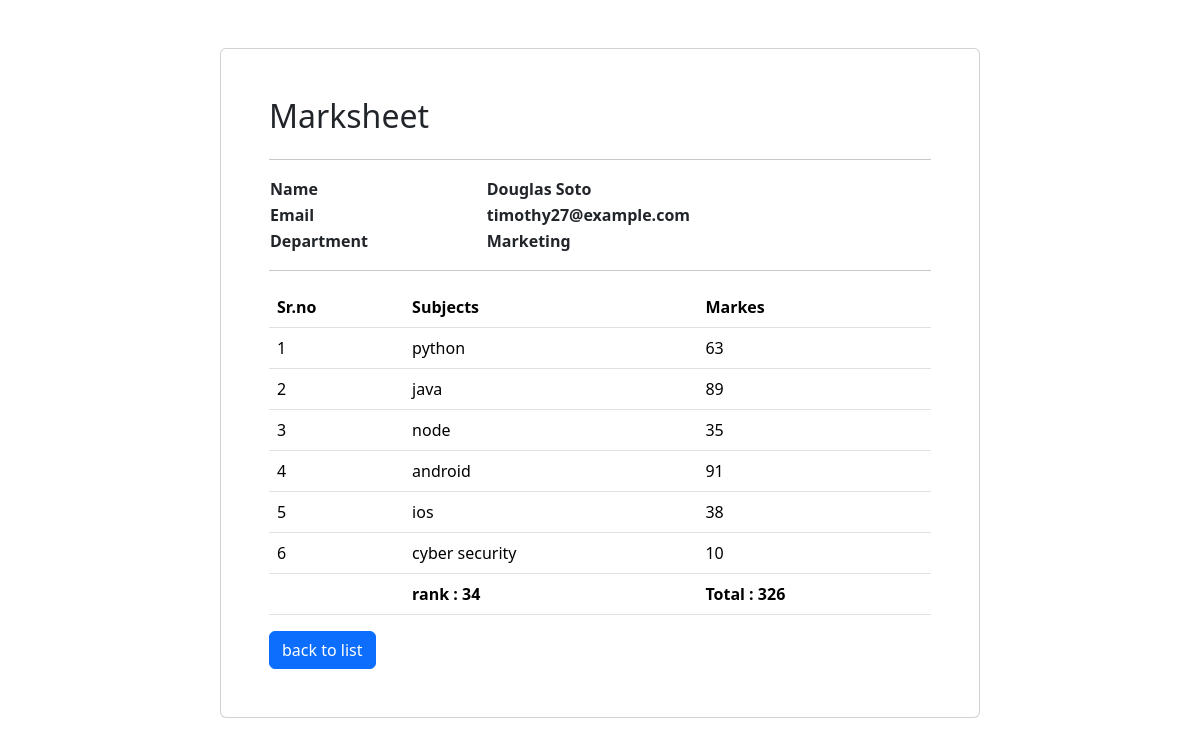
The page /marksheet?id=3 on the database its author committed.
### app/models.py (models this page shows)
class marks(models.Model):
    student = models.ForeignKey(student,on_delete=models.CASCADE)
    subject = models.ForeignKey(subject,on_delete=models.CASCADE)
    marks = models.IntegerField(default=0)

class student(models.Model):
    dept = models.ForeignKey(department,on_delete=models.CASCADE)
    stid = models.ForeignKey(stid,on_delete=models.CASCADE)
    name = models.CharField(max_length=20)
    email = models.CharField(max_length=50)
    age = models.IntegerField()

class department(models.Model):
    name = models.CharField(max_length=20)

class subject(models.Model):
    name = models.CharField(max_length=20)

### app/views.py (the view)
# urls.py: path('marksheet',marksheet,name="marksheet")
def marksheet(request):
    id = int(request.GET['id'])
    allstudents = marks.objects.filter(student_id=id)
    sum = allstudents.aggregate(total=Sum("marks"))
    rankstudent = student.objects.annotate(total=Sum("marks__marks")).order_by("-total")
    count=0
    for rank in rankstudent:
        count+=1
        if rank.id==id:
            break
    return render(request,"marksheet.html",{'students':allstudents,'sum':sum,'count':count})

### app/templates/marksheet.html (shortened to what this page needs)
<!DOCTYPE html>
<html lang="en">
<head>
    <link href="https://cdn.jsdelivr.net/npm/bootstrap@5.3.6/dist/css/bootstrap.min.css" rel="stylesheet">
</head>
<body>
    <div class="container">
        <div class="row">
            <div class="col-8 mx-auto card p-5 mt-5">
                <h2>Marksheet</h2>
                <hr>
                <table>
                    <tr>
                        <th>Name</th>
                        <th colspan="2">{{students.0.student.name}}</th>
                    </tr>
                    <tr>
                        <th>Email</th>
                        <th colspan="2">{{students.0.student.email}}</th>
                    </tr>
                    <tr>
                        <th>Department</th>
                        <th colspan="2">{{students.0.student.dept.name}}</th>
                    </tr>
                </table>
                <hr>
                <table class="table">
                    <tr>
                        <th>Sr.no</th>
                        <th>Subjects</th>
                        <th>Markes</th>
                    </tr>
                    {%for student in students%}
                        <tr>
                            <td>{{forloop.counter}}</td>
                            <td>{{student.subject.name}}</td>
                            <td>{{student.marks}}</td>
                        </tr>
                    {%endfor%}
                    <tr>
                        <th></th>
                        <th>rank : {{count}}</th>
                        <th>Total : {{sum.total}}</th>
                    </tr>
                </table>
                <span><a href="{%url 'index'%}" class="btn btn-primary">back to list</a></span>
            </div>
        </div>
    </div>
</body>
</html>

### rows shown on the page
marks: student.name "Douglas Soto", student.email "timothy27@example.com", student.name "Marketing", subject.name "python", marks "63"
marks: subject.name "java", marks "89"
marks: subject.name "node", marks "35"
marks: subject.name "android", marks "91"
marks: subject.name "ios", marks "38"
marks: subject.name "cyber security", marks "10"

### other values the page prints
{{ count }} "34"
{{ sum.total }} "326"
